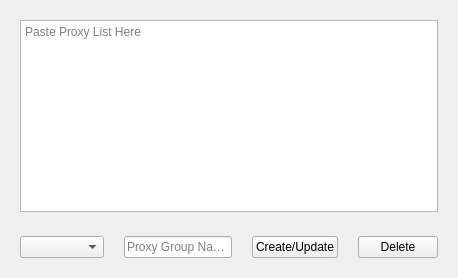
               <widget class="QWidget" name="proxiesPage">
                <layout class="QVBoxLayout" name="verticalLayout_18">
                 <item>
                  <widget class="QWidget" name="proxiesPageSubContainer1" native="true">
                   <layout class="QVBoxLayout" name="verticalLayout_30">
                    <item>
                     <widget class="QTextEdit" name="editProxyInput">
                      <property name="placeholderText">
                       <string>Paste Proxy List Here</string>
                      </property>
                     </widget>
                    </item>
                   </layout>
                  </widget>
                 </item>
                 <item alignment="Qt::AlignLeft">
                  <widget class="QWidget" name="proxiesPageSubContainer2" native="true">
                   <layout class="QHBoxLayout" name="horizontalLayout_22">
                    <property name="spacing">
                     <number>20</number>
                    </property>
                    <item>
                     <widget class="QComboBox" name="proxyListComboBox">
                      <property name="placeholderText">
                       <string>Proxy List</string>
                      </property>
                     </widget>
                    </item>
                    <item alignment="Qt::AlignLeft">
                     <widget class="QLineEdit" name="proxyGroupInput">
                      <property name="text">
                       <string/>
                      </property>
                      <property name="placeholderText">
                       <string>Proxy Group Name</string>
                      </property>
                     </widget>
                    </item>
                    <item alignment="Qt::AlignLeft">
                     <widget class="QPushButton" name="proxyCreateUpdateBtn">
                      <property name="text">
                       <string>Create/Update</string>
                      </property>
                     </widget>
                    </item>
                    <item alignment="Qt::AlignLeft">
                     <widget class="QPushButton" name="proxyDeleteBtn">
                      <property name="text">
                       <string>Delete</string>
                      </property>
                     </widget>
                    </item>
                   </layout>
                  </widget>
                 </item>
                </layout>
               </widget>
